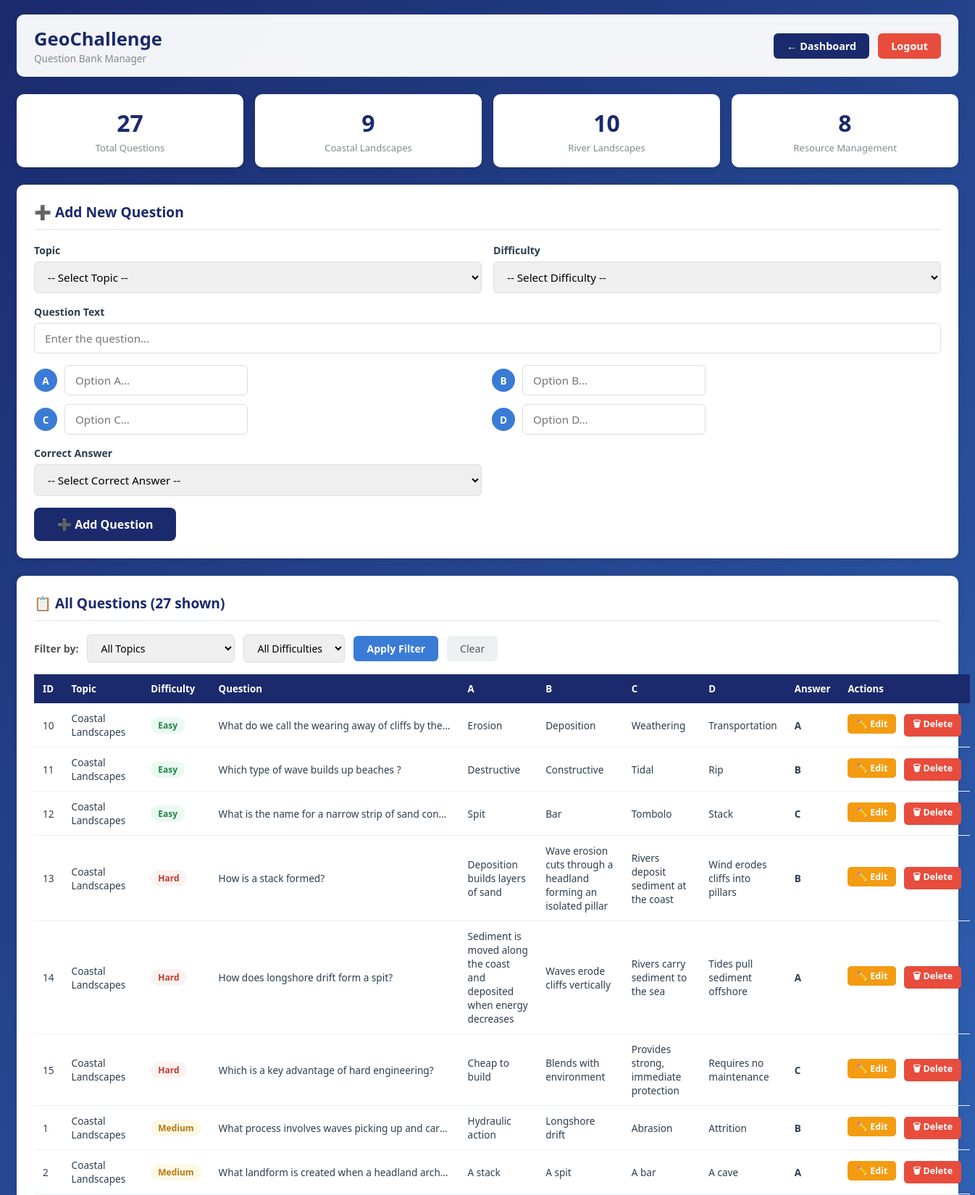
Screenshot of /manage-questions (signed in, upper part) with the database file from the repository.
### tables this page shows
CREATE TABLE questions (
            id INTEGER PRIMARY KEY AUTOINCREMENT,
            topic TEXT NOT NULL,
            difficulty TEXT NOT NULL,
            question_text TEXT NOT NULL,
            option_a TEXT NOT NULL,
            option_b TEXT NOT NULL,
            option_c TEXT NOT NULL,
            option_d TEXT NOT NULL,
            correct_answer TEXT NOT NULL
        );

### app.py (the view)
@app.route("/manage-questions")
def manage_questions():
    if not login_required("teacher"):
        return redirect(url_for("teacher_login"))
    topic_filter = request.args.get("topic", "")
    diff_filter  = request.args.get("difficulty", "")
    success = request.args.get("success", "")
    deleted = request.args.get("deleted", "")
    edited  = request.args.get("edited", "")
    conn   = get_connection()
    cursor = conn.cursor()
    query  = "SELECT * FROM questions WHERE 1=1"
    params = []
    if topic_filter:
        query += " AND topic = ?"
        params.append(topic_filter)
    if diff_filter:
        query += " AND difficulty = ?"
        params.append(diff_filter)
    query += " ORDER BY topic, difficulty, id"
    cursor.execute(query, params)
    questions = [dict(row) for row in cursor.fetchall()]
    cursor.execute("SELECT topic, COUNT(*) as count FROM questions GROUP BY topic")
    topic_counts = {row["topic"]: row["count"] for row in cursor.fetchall()}
    cursor.execute("SELECT COUNT(*) as count FROM questions")
    total = cursor.fetchone()["count"]
    conn.close()
    return render_template(
        "manage-questions.html",
        questions=questions, topic_counts=topic_counts, total=total,
        topics=TOPICS, difficulties=DIFFICULTIES,
        topic_filter=topic_filter, diff_filter=diff_filter,
        success=success, deleted=deleted, edited=edited
    )

### app.py (called while the page is built)
def get_connection():
    conn = sqlite3.connect("database.db")
    conn.row_factory = sqlite3.Row
    return conn

def login_required(role):
    return "user_id" in session and session.get("role") == role

### templates/manage-questions.html (shortened to what this page needs)
<!DOCTYPE html>
<html lang="en">
<head>
</head>
<body>
<div class="container">
    <header>
        <div>
            <h1>GeoChallenge</h1>
            <div style="font-size:0.85rem;color:#7f8c8d;">Question Bank Manager</div>
        </div>
        <div class="header-right">
            <a href="/teacher-dashboard" class="btn-back">← Dashboard</a>
            <a href="/logout" class="logout-btn">Logout</a>
        </div>
    </header>
    <div class="stats-row">
        <div class="stat-card">
            <div class="stat-number">{{ total }}</div>
            <div class="stat-label">Total Questions</div>
        </div>
        <div class="stat-card">
            <div class="stat-number">{{ topic_counts.get('Coastal Landscapes', 0) }}</div>
            <div class="stat-label">Coastal Landscapes</div>
        </div>
        <div class="stat-card">
            <div class="stat-number">{{ topic_counts.get('River Landscapes', 0) }}</div>
            <div class="stat-label">River Landscapes</div>
        </div>
        <div class="stat-card">
            <div class="stat-number">{{ topic_counts.get('Resource Management', 0) }}</div>
            <div class="stat-label">Resource Management</div>
        </div>
    </div>
    <div class="section-card">
        <div class="section-title">➕ Add New Question</div>
        <form method="POST" action="/add-question">
            <div class="form-grid">
                <div class="form-group">
                    <label for="topic">Topic</label>
                    <select name="topic" id="topic" class="form-control" required>
                        <option value="">-- Select Topic --</option>
                    </select>
                </div>
                <div class="form-group">
                    <label for="difficulty">Difficulty</label>
                    <select name="difficulty" id="difficulty" class="form-control" required>
                        <option value="">-- Select Difficulty --</option>
                    </select>
                </div>
                <div class="form-group full">
                    <label for="question_text">Question Text</label>
                    <input type="text" name="question_text" id="question_text"
                           class="form-control" placeholder="Enter the question..." required>
                </div>
                <div class="options-grid">
                    {% for letter in ['a', 'b', 'c', 'd'] %}
                    <div class="option-group">
                        <div class="option-letter">{{ letter | upper }}</div>
                        <input type="text" name="option_{{ letter }}"
                               class="form-control" placeholder="Option {{ letter | upper }}..." required>
                    </div>
                    {% endfor %}
                </div>
                <div class="form-group">
                    <label for="correct_answer">Correct Answer</label>
                    <select name="correct_answer" id="correct_answer" class="form-control" required>
                        <option value="">-- Select Correct Answer --</option>
                    </select>
                </div>
            </div>
            <button type="submit" class="btn-submit">➕ Add Question</button>
        </form>
    </div>
    <div class="section-card">
        <div class="section-title">📋 All Questions ({{ questions | length }} shown)</div>
        <form method="GET" action="/manage-questions">
            <div class="filter-row">
                <label>Filter by:</label>
                <select name="topic" class="filter-select">
                    <option value="">All Topics</option>
                </select>
                <select name="difficulty" class="filter-select">
                    <option value="">All Difficulties</option>
                </select>
                <button type="submit" class="btn-filter">Apply Filter</button>
                <a href="/manage-questions" class="btn-clear">Clear</a>
            </div>
        </form>
        <table>
            <thead>
                <tr>
                    <th>ID</th>
                    <th>Topic</th>
                    <th>Difficulty</th>
                    <th>Question</th>
                    <th>A</th>
                    <th>B</th>
                    <th>C</th>
                    <th>D</th>
                    <th>Answer</th>
                    <th>Actions</th>
                </tr>
            </thead>
            <tbody>
                {% for q in questions %}
                <tr>
                    <td>{{ q.id }}</td>
                    <td>{{ q.topic }}</td>
                    <td><span class="badge badge-{{ q.difficulty }}">{{ q.difficulty | title }}</span></td>
                    <td><div class="q-text" title="{{ q.question_text }}">{{ q.question_text }}</div></td>
                    <td>{{ q.option_a }}</td>
                    <td>{{ q.option_b }}</td>
                    <td>{{ q.option_c }}</td>
                    <td>{{ q.option_d }}</td>
                    <td><strong>{{ q.correct_answer }}</strong></td>
                    <td style="white-space:nowrap;">
                        <a href="/edit-question/{{ q.id }}" class="btn-edit">✏️ Edit</a>
                        <form method="POST" action="/delete-question/{{ q.id }}"
                              style="display:inline;"
                              onsubmit="return confirm('Delete this question? This cannot be undone.');">
                            <button type="submit" class="btn-delete">🗑 Delete</button>
                        </form>
                    </td>
                </tr>
                {% else %}
                <tr><td colspan="10" class="no-data">No questions found. Add one above!</td></tr>
                {% endfor %}
            </tbody>
        </table>
    </div>
</div>
</body>
</html>

### templates/manage-questions.html (style rules this page uses)
* { margin: 0; padding: 0; box-sizing: border-box; font-family: 'Segoe UI', Tahoma, Geneva, Verdana, sans-serif; }
body { background: linear-gradient(135deg, #1a2a6c, #3a7bd5); min-height: 100vh; padding: 20px; }
.container { max-width: 1300px; margin: 0 auto; }
header { display: flex; justify-content: space-between; align-items: center; padding: 16px 24px; background: rgba(255,255,255,0.95); border-radius: 10px; margin-bottom: 24px; }
header h1 { font-size: 1.6rem; color: #1a2a6c; }
.header-right { display: flex; gap: 12px; align-items: center; }
.btn-back { padding: 8px 18px; background: #1a2a6c; color: white; border-radius: 6px; text-decoration: none; font-weight: 600; font-size: 0.9rem; }
.logout-btn { padding: 8px 18px; background: #e74c3c; color: white; border-radius: 6px; text-decoration: none; font-weight: 600; font-size: 0.9rem; }
.section-card { background: white; border-radius: 10px; padding: 24px; margin-bottom: 24px; box-shadow: 0 2px 8px rgba(0,0,0,0.1); }
.section-title { font-size: 1.2rem; font-weight: 700; color: #1a2a6c; margin-bottom: 18px; padding-bottom: 10px; border-bottom: 2px solid #ecf0f1; }
.stats-row { display: grid; grid-template-columns: repeat(4, 1fr); gap: 16px; margin-bottom: 24px; }
.stat-card { background: white; border-radius: 10px; padding: 18px 20px; text-align: center; box-shadow: 0 2px 8px rgba(0,0,0,0.1); }
.stat-number { font-size: 2rem; font-weight: 800; color: #1a2a6c; }
.stat-label { font-size: 0.82rem; color: #7f8c8d; margin-top: 4px; }
.form-grid { display: grid; grid-template-columns: 1fr 1fr; gap: 16px; }
.form-group { display: flex; flex-direction: column; gap: 6px; }
.form-group.full { grid-column: 1 / -1; }
.form-group label { font-size: 0.88rem; font-weight: 600; color: #2c3e50; }
.form-control { padding: 10px 14px; border: 1px solid #ddd; border-radius: 6px; font-size: 0.95rem; transition: border-color 0.2s; }
select.form-control { cursor: pointer; }
.options-grid { display: grid; grid-template-columns: 1fr 1fr; gap: 12px; grid-column: 1 / -1; }
.option-group { display: flex; align-items: center; gap: 10px; }
.option-letter { width: 32px; height: 32px; border-radius: 50%; background: #3a7bd5; color: white; display: flex; align-items: center; justify-content: center; font-weight: 700; font-size: 0.85rem; flex-shrink: 0; }
.btn-submit { margin-top: 16px; padding: 12px 32px; background: #1a2a6c; color: white; border: none; border-radius: 8px; font-size: 1rem; font-weight: 700; cursor: pointer; transition: background 0.2s; }
.filter-row { display: flex; gap: 12px; align-items: center; flex-wrap: wrap; margin-bottom: 16px; }
.filter-row label { font-size: 0.88rem; font-weight: 600; color: #555; }
.filter-select { padding: 8px 14px; border: 1px solid #ddd; border-radius: 6px; font-size: 0.88rem; cursor: pointer; }
.btn-filter { padding: 8px 18px; background: #3a7bd5; color: white; border: none; border-radius: 6px; cursor: pointer; font-size: 0.88rem; font-weight: 600; }
.btn-clear { padding: 8px 18px; background: #ecf0f1; color: #555; border: none; border-radius: 6px; cursor: pointer; font-size: 0.88rem; text-decoration: none; display: inline-block; }
table { width: 100%; border-collapse: collapse; }
thead tr { background: #1a2a6c; }
thead th { padding: 11px 12px; text-align: left; color: white; font-size: 0.83rem; font-weight: 600; }
tbody tr { border-bottom: 1px solid #ecf0f1; }
tbody td { padding: 11px 12px; font-size: 0.85rem; color: #2c3e50; vertical-align: middle; }
.badge { display: inline-block; padding: 3px 10px; border-radius: 12px; font-size: 0.75rem; font-weight: 700; }
.badge-easy { background: #eafaf1; color: #1e8449; }
.badge-medium { background: #fef9e7; color: #b7770d; }
.badge-hard { background: #fdf2f2; color: #c0392b; }
.q-text { max-width: 320px; white-space: nowrap; overflow: hidden; text-overflow: ellipsis; }
.btn-edit { padding: 5px 12px; background: #f39c12; color: white; border: none; border-radius: 5px; font-size: 0.78rem; cursor: pointer; text-decoration: none; display: inline-block; font-weight: 600; }
.btn-delete { padding: 5px 12px; background: #e74c3c; color: white; border: none; border-radius: 5px; font-size: 0.78rem; cursor: pointer; font-weight: 600; }

### rows the page displays
questions: id "10", topic "Coastal Landscapes", difficulty "Easy", question_text "What do we call the wearing away of cliffs by the…", option_a "Erosion", option_b "Deposition", option_c "Weathering", option_d "Transportation", correct_answer "A"
questions: id "11", topic "Coastal Landscapes", difficulty "Easy", question_text "Which type of wave builds up beaches ?", option_a "Destructive", option_b "Constructive", option_c "Tidal", option_d "Rip", correct_answer "B"
questions: id "12", topic "Coastal Landscapes", difficulty "Easy", question_text "What is the name for a narrow strip of sand con…", option_a "Spit", option_b "Bar", option_c "Tombolo", option_d "Stack", correct_answer "C"
questions: id "13", topic "Coastal Landscapes", difficulty "Hard", question_text "How is a stack formed?", option_a "Deposition builds layers of sand", option_b "Wave erosion cuts through a headland forming an isolated pillar", option_c "Rivers deposit sediment at the coast", option_d "Wind erodes cliffs into pillars", correct_answer "B"
questions: id "14", topic "Coastal Landscapes", difficulty "Hard", question_text "How does longshore drift form a spit?", option_a "Sediment is moved along the coast and deposited when energy decreases", option_b "Waves erode cliffs vertically", option_c "Rivers carry sediment to the sea", option_d "Tides pull sediment offshore", correct_answer "A"
questions: id "15", topic "Coastal Landscapes", difficulty "Hard", question_text "Which is a key advantage of hard engineering?", option_a "Cheap to build", option_b "Blends with environment", option_c "Provides strong, immediate protection", option_d "Requires no maintenance", correct_answer "C"
questions: id "1", topic "Coastal Landscapes", difficulty "Medium", question_text "What process involves waves picking up and car…", option_a "Hydraulic action", option_b "Longshore drift", option_c "Abrasion", option_d "Attrition", correct_answer "B"
questions: id "2", topic "Coastal Landscapes", difficulty "Medium", question_text "What landform is created when a headland arch…", option_a "A stack", option_b "A spit", option_c "A bar", option_d "A cave", correct_answer "A"

### other values shown
{{ total }} "27"
{{ topic_counts.get('Coastal Landscapes', 0) }} "9"
{{ topic_counts.get('River Landscapes', 0) }} "10"
{{ topic_counts.get('Resource Management', 0) }} "8"
{{ letter | upper }} "A" "B" "C" "D"
{{ questions | length }} "27"
